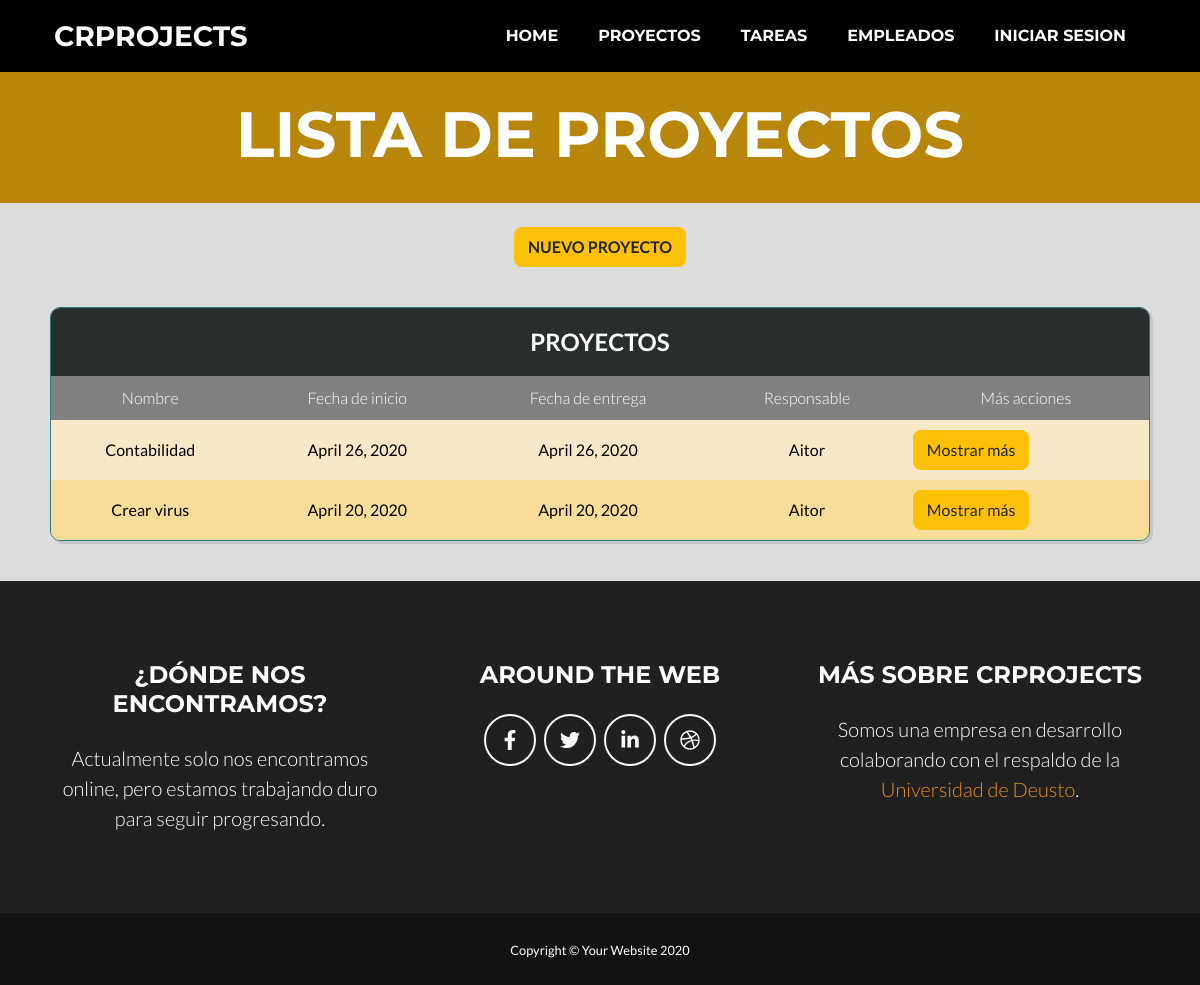
The page /proyectos/ on the database its author committed.
### appGestorProyectos/models.py (models this page shows, shortened)
class Proyecto(models.Model):
    nombre = models.CharField(max_length=50)
    descripcion = models.TextField(max_length=200)
    fecha_inicio = models.DateField(("Date"), default=date.today)
    fecha_fin = models.DateField(("Date"), default=date.today)
    presupuesto = models.IntegerField(default=0)
    nombre_cliente = models.CharField(max_length=20, default="")
    apellidos_cliente = models.CharField(max_length=50, default="")
    email_cliente = models.EmailField(max_length=100, default="")
    telefono_cliente = models.IntegerField(default=0)
    tarea = models.ManyToManyField(Tarea)
    responsable = models.ForeignKey(Empleado, on_delete=models.CASCADE)

class Empleado(models.Model):
    dni = models.CharField(max_length=9)
    nombre = models.CharField(max_length=50)
    apellidos = models.CharField(max_length=150)
    email = models.EmailField(max_length=254)
    telefono = models.IntegerField(default=0)
    imagen = models.ImageField(upload_to="foto_perfil", null=True, blank=True)
    def __str__(self):
        return f"{self.nombre}"

### appGestorProyectos/views.py (the view)
# urls.py: path('proyectos/', views.ProyectoListView.as_view(), name='proyecto_list'),
class ProyectoListView(ListView):
    model = Proyecto
    queryset = Proyecto.objects.order_by('nombre')
    template_name = "proyecto_list.html"
    def get_context_data(self, **kwargs):
        context = super(ProyectoListView, self).get_context_data(**kwargs)
        context['titulo_pagina'] = 'Listado de proyectos'
        return context

### appGestorProyectos/templates/proyecto_list.html
{% extends 'index.html' %}
{% load static %}
{% block styles %}
<link rel="stylesheet" href="https://cdnjs.cloudflare.com/ajax/libs/normalize/5.0.0/normalize.min.css">
<link href="{% static 'css/list.css' %}" rel="stylesheet" />
{% endblock %}
{% block header %}
<header class="masthead bg-primary text-white text-center">
    <div class="container d-flex align-items-center flex-column">
        <h1 class="masthead-heading text-uppercase mb-0">Lista de proyectos</h1>
    </div>
</header>
{% endblock %}
{% block main %}
<br>
<div style="text-align: center;">
    <a style="font-weight: bold; text-transform: uppercase;" class="btn btn-warning" href="{% url 'proyecto_form' %}">Nuevo proyecto</a>
</div>
<br>
<div class="table-users">
    <div class="header">Proyectos</div>
    <table cellspacing="0">
        <thead>
            <tr>
                <th>Nombre</th>
                <th>Fecha de inicio</th>
                <th>Fecha de entrega</th>
                <th>Responsable</th>
                <th>Más acciones</th>
            </tr>
        </thead>
        <tbody>
            {% for proyecto in proyecto_list %}
            <tr>
                <td>{{ proyecto.nombre }}</td>
                <td>{{ proyecto.fecha_inicio }}</td>
                <td>{{ proyecto.fecha_fin }}</td>
                <td>{{ proyecto.responsable }}</td>
                <td><a class="btn btn-warning" href="{% url 'proyecto' proyecto.id %}">Mostrar más</a></td>
            </tr>
            {% empty %}
            <tr>
                <td>Aún no existe ningún proyecto</td>
            </tr>
            {% endfor %}
        </tbody>
    </table>
</div>
<br> {% endblock %}

### appGestorProyectos/static/css/list.css (style rules this page uses)
.header { background-color: #282d2e; color: white; font-size: 1.5em; padding: 1rem; text-align: center; text-transform: uppercase; font-weight: bold; }
.table-users { border: 1px solid #327a81; border-radius: 10px; box-shadow: 3px 3px 0 rgba(0, 0, 0, 0.1); max-width: calc(100% - 2em); margin: 1em auto; overflow: hidden; width: 1100px; }
table { width: 100%; }
table td, table th { color: black; padding: 10px; }
table td { text-align: center; vertical-align: middle; }
table td:last-child { font-size: 0.95em; line-height: 1.4; text-align: left; }
table th { background-color: gray; font-weight: 300; text-align: center; color: white; }
table tr:nth-child(2n) { background-color: rgb(247, 220, 154); }
table tr:nth-child(2n+1) { background-color: rgb(247, 233, 199); }

### rows shown on the page
Proyecto: nombre "Contabilidad", fecha_inicio "April 26, 2020", fecha_fin "April 26, 2020", responsable "Aitor"
Proyecto: nombre "Crear virus", fecha_inicio "April 20, 2020", fecha_fin "April 20, 2020", responsable "Aitor"
